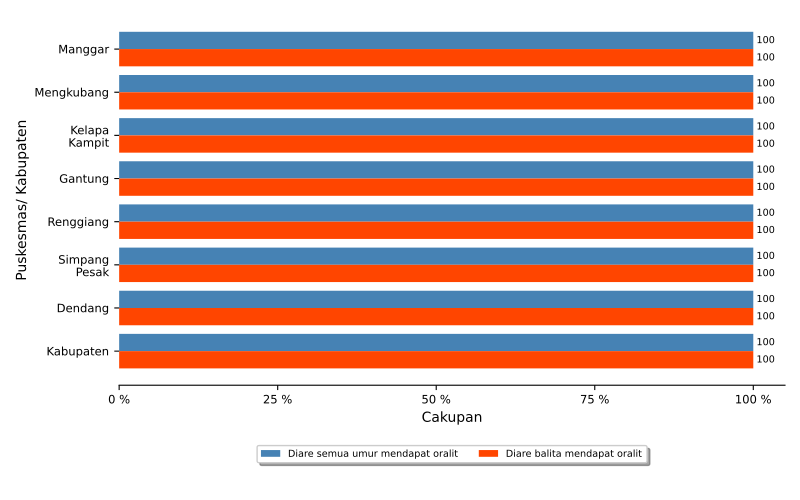

Write the Python code that produced this figure.
import numpy as np
import matplotlib.pyplot as plt
import pandas
from textwrap import wrap
from matplotlib.ticker import FuncFormatter
import locale
locale.setlocale(locale.LC_ALL, 'id_ID.UTF8')

import sys, os, inspect
currentdir = os.path.dirname(os.path.abspath(inspect.getfile(inspect.currentframe())))
parentdir = os.path.dirname(currentdir)
sys.path.insert(0, parentdir)

berkasData = currentdir +'\\bab_06_04_dataDiare.csv'
berkasSimpan = currentdir +'\\bab_06_04b_diareOralit.pdf'
# judulDiagram = 'Penemuan dan Pengobatan Diare\nTahun 2021'
sumbuX = 'Cakupan'
sumbuY = 'Puskesmas\ Kabupaten'
labelBar1 = 'Diare semua umur mendapat oralit'
labelBar2 = 'Diare balita mendapat oralit'
tickerSumbuX = np.arange(0,110,25)

# read data file
colnames = ['puskesmas','diareSU','diareBalita','oralitSU', 'oralitBalita', 'zincBalita']
data = pandas.read_csv(berkasData, names=colnames, sep=';')
puskesmas = data.puskesmas.tolist()
bar1 = data.oralitSU.tolist()
bar2 = data.oralitBalita.tolist()

ind = np.arange(len(puskesmas))  # the x locations for the groups
width = 0.4      # the width of the bars

# make bars
fig, ax = plt.subplots()
rects1 = ax.barh(ind, bar1, width, color='steelblue', label = labelBar1)
rects2 = ax.barh(ind + width, bar2, width, color='orangered', label = labelBar2)

# add some text for labels, title and axes ticks
# ax.set_title(judulDiagram)
ax.set_xticks(tickerSumbuX)
ax.set_xlabel(sumbuX)
formatter = FuncFormatter(lambda x, pos: "{:n} %".format(x))
ax.xaxis.set_major_formatter(formatter)

ax.set_yticks(ind+0.5*width)
ax.set_yticklabels(list([ '\n'.join(wrap(l, 10)) for l in puskesmas ]))
ax.set_ylabel(sumbuY)
ax.invert_yaxis()

ax.tick_params(axis='both', which='major', labelsize='small')
ax.tick_params(axis='y')
ax.spines['top'].set_visible(False)
ax.spines['right'].set_visible(False)
ax.spines['left'].set_visible(False)

# make legend box
box = ax.get_position()
ax.set_position([box.x0, box.y0 + box.height * 0.1, box.width, box.height * 0.9])
ax.legend(fontsize='x-small', loc='upper center', bbox_to_anchor=(0.5, -0.15), fancybox=True, shadow=True, ncol=2)

# add data label
for i, v in enumerate(bar1):
    ax.text(v+0.5, i, '{:n}'.format(v), ha='left', va='center', fontsize='x-small')
for i, v in enumerate(bar2):
    ax.text(v+0.5, i+width, '{:n}'.format(v), ha='left', va='center', fontsize='x-small')
    
# finishing
pyrfig = plt.figure(1)
pyrfig.set_figwidth(8)
pyrfig.set_figheight(5)
# tight_layout to make consistent size
# adjust subplot to make room for legend
fig.subplots_adjust(bottom=-0.15)
plt.tight_layout()
plt.savefig(berkasSimpan)
plt.close(pyrfig)
# plt.show()
